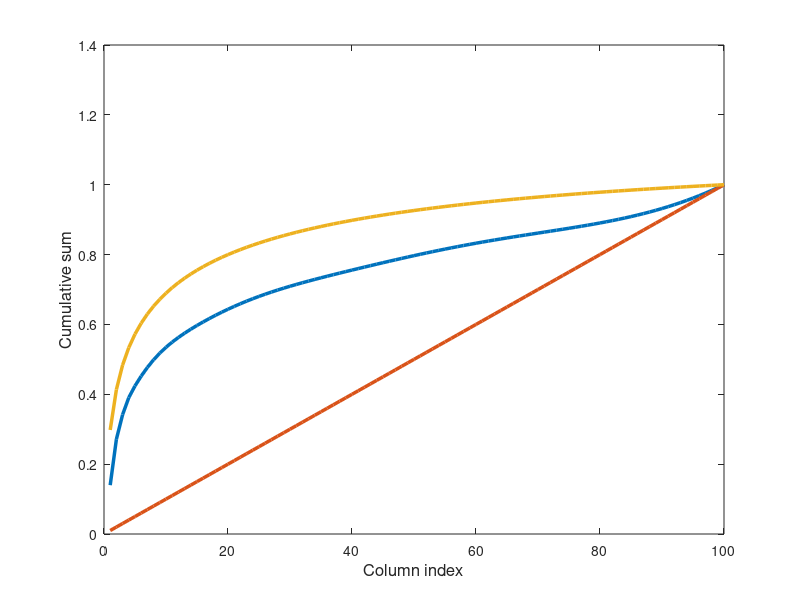

This figure's MATLAB source: (Note: this script raises an error after producing the figure.)
%% clean
clear
close all
clc

%% define Hilbert matrix and compute all scores for sketching
n = 100;
A = hilb(n);
[U, S, V] = svd(A);

fig_legend_string = ["$\propto l_{i, \lambda}(A)$", "$\propto 1/n$", ...
                     "$\propto \| a_j \|_2^2$"];

lambda = 1e-4; % regularization parameter
ridge_scores = diag(V * diag(diag(S).^2 ./ (diag(S).^2 + lambda^2)) * V'); % ridge scores
ridge_scores = ridge_scores / sum(ridge_scores);

column_scores = sum(A.^2, 2) / norm(A, "fro")^2;  % column scores

uniform_scores = 1/n * ones(n, 1);  % uniform scores

%% plot cumulative sums
fig = figure();
plot(cumsum(ridge_scores), 'LineWidth', 2.5);
hold on
plot(cumsum(uniform_scores), 'LineWidth', 2.5);
hold on
plot(cumsum(column_scores), 'LineWidth', 2.5);
xlabel("Column index", 'FontSize', 12);
ylabel("Cumulative sum", 'FontSize', 12);
ax = gca;
ax.XAxis.FontSize = 14;
ax.YAxis.FontSize = 14;
title("Cumulative sum of sketching distributions", 'FontSize', 12);
legend(fig_legend_string, 'interpreter', 'latex');
legend('Location', 'southeast', 'FontSize', 15, 'NumColumns', 1);
saveas(fig, "../figures/dist_scores", "epsc");